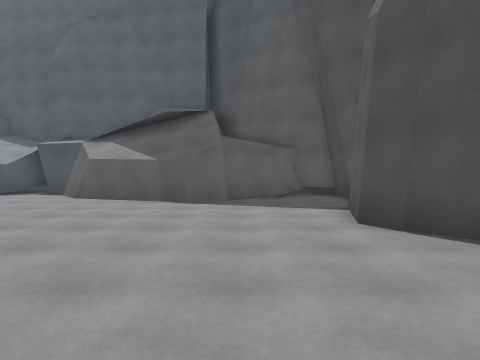
[1] (above)

18 first-person views from a walk through a scene from a Unity 3-D project. The camera is 1.5 m above the floor, tilts 2° down and sees 75° across. The floor is counted in squares, 1.64 m on a side. Each view is taken from the middle of a square. On the plan, view 1 faces up. The plan holds only what a view shows up to about 12 squares ahead; the rest is blank. The place goes on beyond the plan. The player is left out. Some surface patterns are stand-ins.

[2]
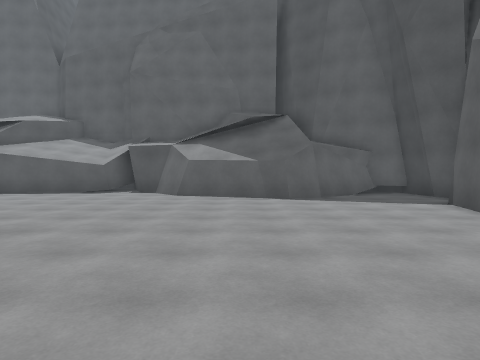

[3]
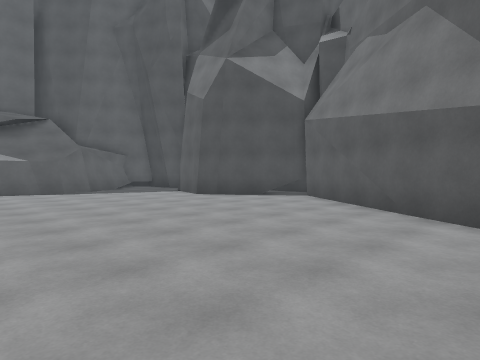

[4]
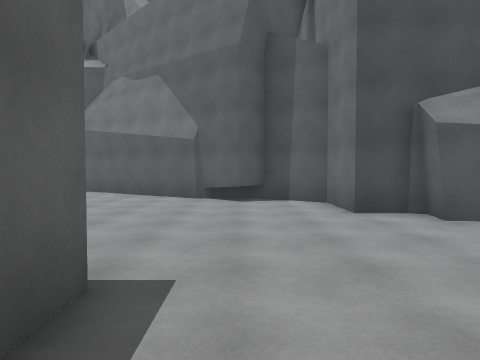

[5]
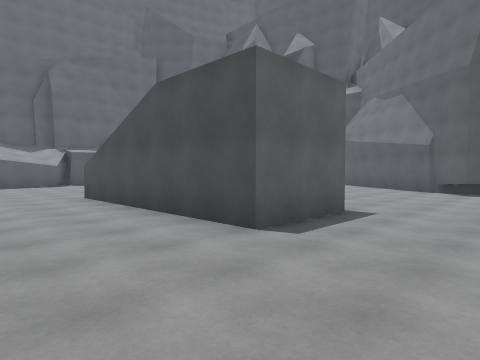

[6]
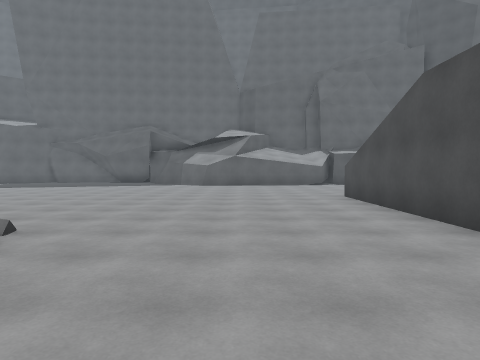

[7]
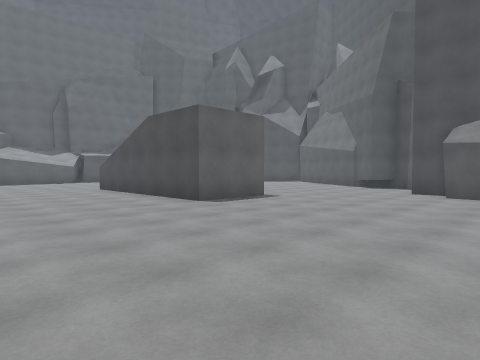

[8]
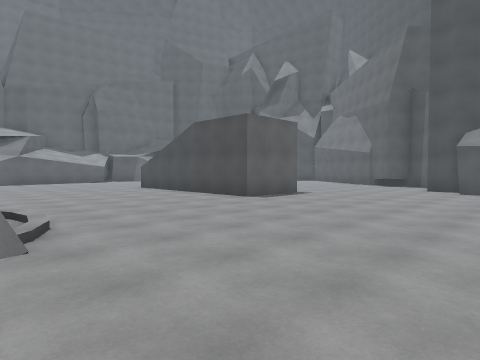

[9]
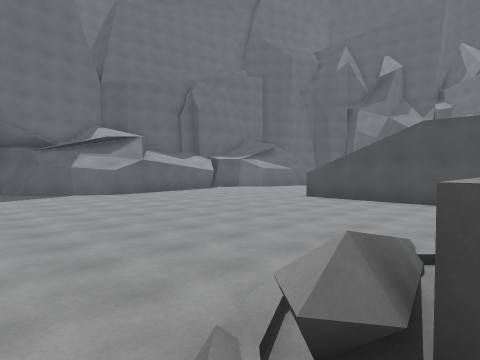

[10]
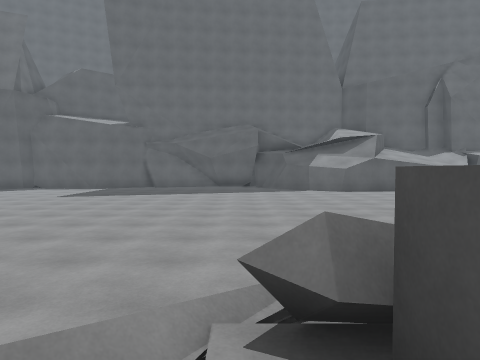

[11]
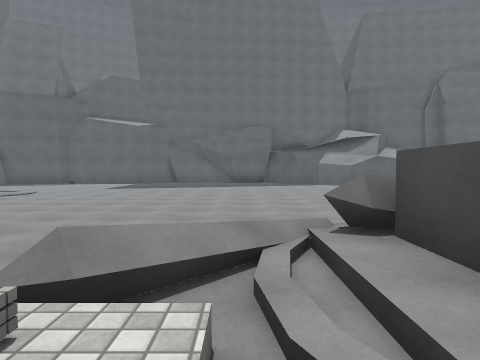

[12]
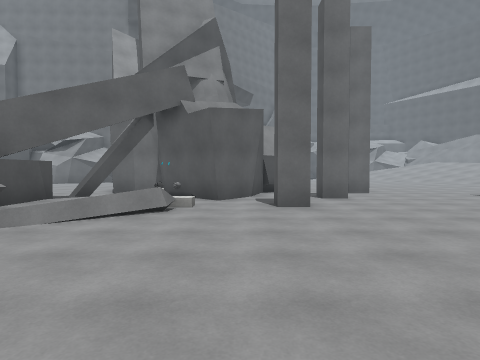

[13]
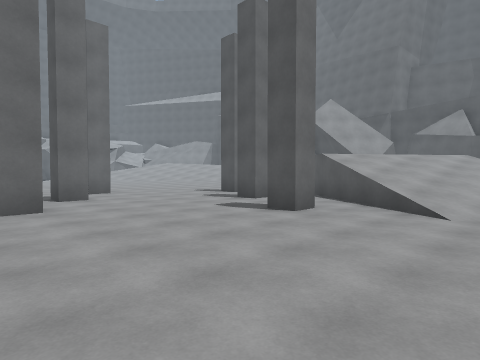

[14]
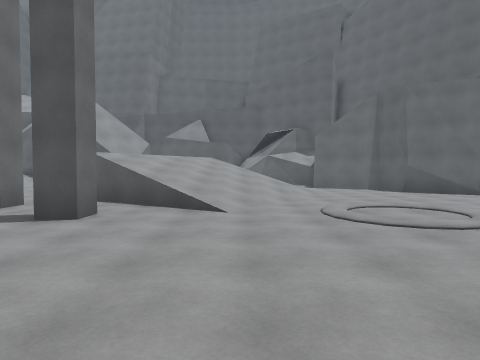

[15]
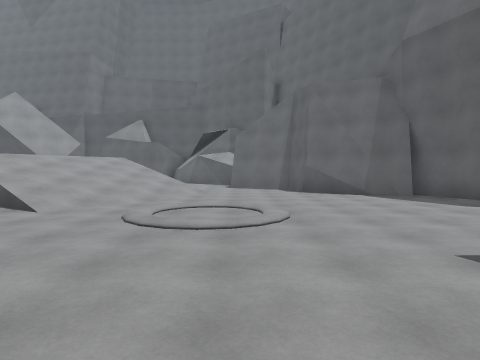

[16]
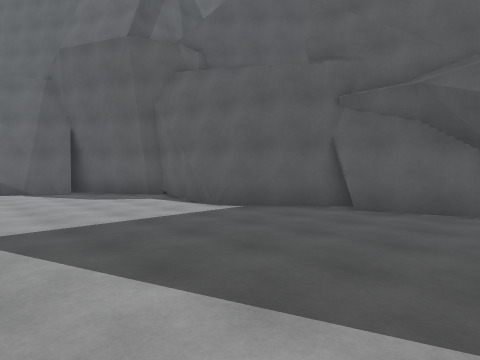

[17]
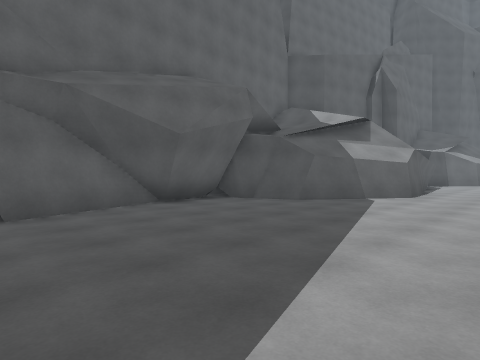

[18]
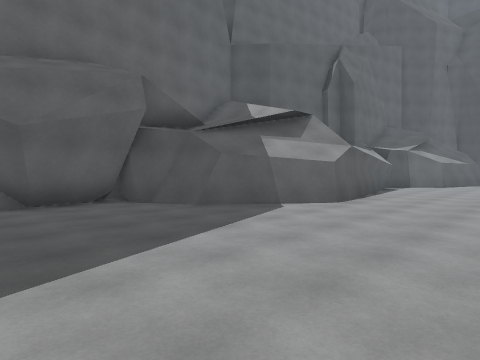

### Floor plan
Key: @ floor where view 1 was taken; # wall or solid block; . main floor; : floor 0.25 m higher than the main floor; + floor 2.25 m higher than the main floor; / step, stairs or slope; = window, fence, low wall or low ledge; ^ raised ledge.
Columns run from 36 left of view 1 to 4 right of it. Each row starts with its distance up from view 1.
 15             ######
 14          ####..#.##
 13    #######........##
 12  ###...............##      ####
 11  #..................########..##     ####
 10 ##.............................### ###..#
  9 #................................###....#
  8 #.......................................
  7 ........................ ..............#
  6 .....//................  ..............#
  5 ....//./...............................#
  4 ..../../.................... ..........##
  3 =//..//....................#  ..........#
  2 ////.......................#  ..........#
  1 //////.....................#   .........#
  0 //////.....................#   .....@..##
 -1 /////......................#   ........#
 -2 +////.#....................#   .......##
 -3   /#............====/......###.......##
 -4   /...........///^  /................#
 -5    .#.........///#  /...............##
 -6     .......#.////: #/................#
 -7     .........#=.#/ /................##
 -8      ....#..##     ...............###
 -9     ...... .###  ................##
-10     ...#.. ##  ### .............
-11                    . .....

Positions as (right, up) in squares from view 1, and headings:
1: (0, 0), facing up
2: (-3, -1), facing up
3: (-5, -4), facing up-right
4: (-9, -5), facing right
5: (-13, -7), facing up-right
6: (-13, -7), facing up
7: (-15, -11), facing up-right
8: (-17, -11), facing up-right
9: (-21, -4), facing up-right
10: (-20, -5), facing up
11: (-21, -7), facing up
12: (-24, 2), facing down
13: (-24, 2), facing down-left
14: (-24, 1), facing left
15: (-24, 5), facing left
16: (-22, 7), facing up-left
17: (-26, 7), facing up-right
18: (-23, 6), facing up-right
